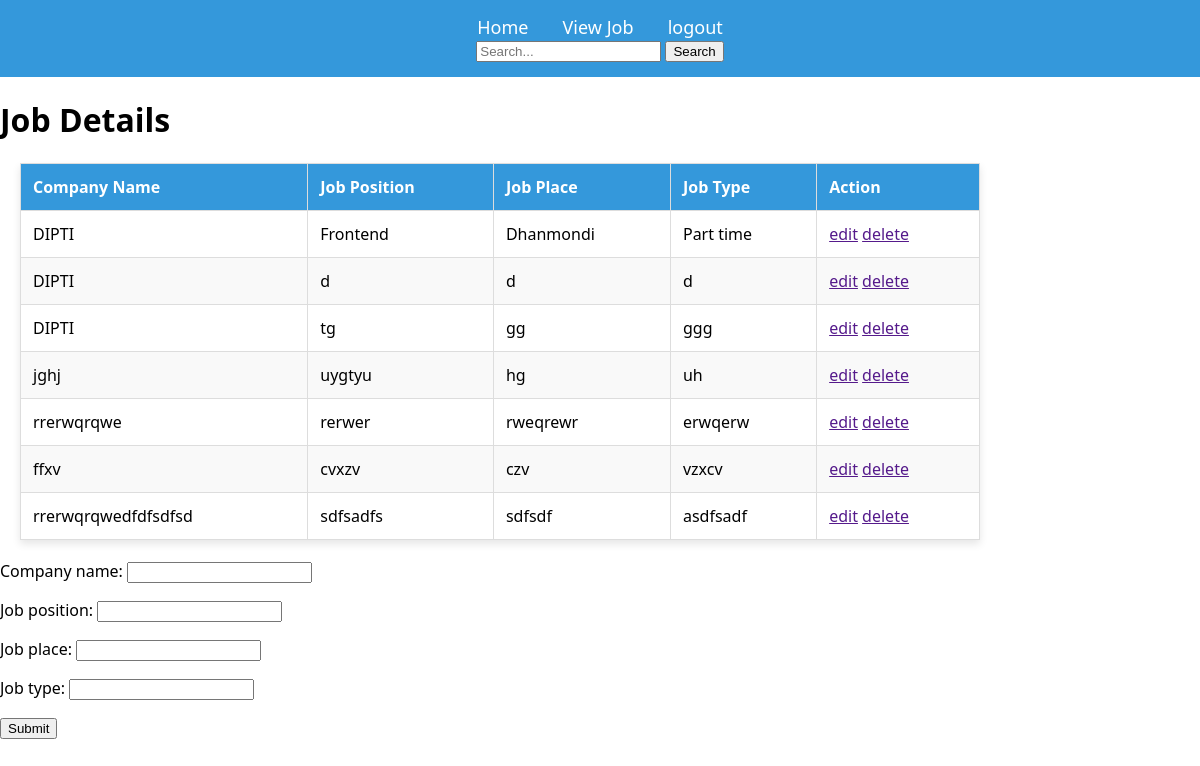
Screenshot of /viewjobPage/ with the database file from the repository.
### myApp/models.py (models this page shows, shortened)
class JobModel(models.Model):
    company_name=models.CharField(max_length=100)
    job_position=models.CharField(max_length=100)
    job_place=models.CharField(max_length=100)
    job_type=models.CharField(max_length=100)

### myApp/views.py (the view)
# urls.py: path('viewjobPage/',viewjobPage,name="viewjobPage"),
def viewjobPage(request):
    job=JobModel.objects.all()
    if request.method == "POST":
        form=jobForm(request.POST)
        if form.is_valid():
            form.save()
            return redirect("viewjobPage")
    else:
        form=jobForm()
    return render(request,'viewjobPage.html',{'job':job,'form':form})

### myProject/forms.py
class jobForm(forms.ModelForm):
    class Meta:
        model=JobModel
        fields=['company_name','job_position','job_place','job_type']
        lables={
            'company_name':'Enter your company_name',
            'job_position':'Enter your job_position',
            'job_place':'Enter your job_place',
            'job_type':'Enter your job_type',
        }

### templates/viewjobPage.html (shortened to what this page needs)
<!DOCTYPE html>
<html lang="en">
<head>
</head>
<body>
{% extends 'base.html' %}
{% block content %}
<h1>Job Details</h1>
  <table>
    <thead>
      <tr>
        <th>Company Name</th>
        <th>Job Position</th>
        <th>Job Place</th>
        <th>Job Type</th>
        <th>Action</th>
      </tr>
    </thead>
    <tbody>
      {% for i in job %}
      <tr>
        <td>{{i.company_name}}</td>
        <td>{{i.job_position}}</td>
        <td>{{i.job_place}}</td>
        <td>{{i.job_type}}</td>
        <td>
          <a href="">edit</a>
          <a href="">delete</a>
        </td>
      </tr>
      {% endfor %}
    </tbody>
  </table>
  <div class="container">
    <form action="{% url 'jobAdd' %}" method="POST">
        {{form.as_p}}
        <button type="submit">Submit</button>
    </form>
</div>
{% endblock %}

### templates/base.html (shortened to what this page needs)
<!DOCTYPE html>
<html lang="en">
<head>
</head>
<body>
    {% include 'navbar.html' %}
    {% block content %}
    {% endblock content %}
</body>
</html>

### templates/navbar.html
<nav>
    <a class="active" href="{% url 'dashboard' %}">Home</a>
    <a class="active" href="{% url 'viewjobPage' %}">View Job</a>
    <a href="{% url 'logoutPage' %}">logout</a>
    <div id="search-div">
      <form action="{% url 'search' %}" method="GET">
        <input type="text" name="q" placeholder="Search...">
        <button type="submit">Search</button>
      </form>
    </div>
  </nav>

### templates/viewjobPage.html (style rules this page uses)
table { border-collapse: collapse; width: 80%; margin: 20px; box-shadow: 0 4px 8px rgba(0, 0, 0, 0.1); background-color: white; }
th, td { border: 1px solid #dddddd; padding: 12px; text-align: left; }
th { background-color: #3498db; color: white; }
tr:nth-child(even) { background-color: #f9f9f9; }

### templates/base.html (style rules this page uses)
body { margin: 0; padding: 0; font-family: 'Segoe UI', Tahoma, Geneva, Verdana, sans-serif; }
nav { background-color: #3498db; color: white; padding: 15px 20px; text-align: center; }
nav a { text-decoration: none; color: white; margin: 0 15px; font-size: 18px; transition: color 0.3s ease-in-out; }

### rows the page displays
JobModel: company_name "DIPTI", job_position "Frontend", job_place "Dhanmondi", job_type "Part time"
JobModel: company_name "DIPTI", job_position "d", job_place "d", job_type "d"
JobModel: company_name "DIPTI", job_position "tg", job_place "gg", job_type "ggg"
JobModel: company_name "jghj", job_position "uygtyu", job_place "hg", job_type "uh"
JobModel: company_name "rrerwqrqwe", job_position "rerwer", job_place "rweqrewr", job_type "erwqerw"
JobModel: company_name "ffxv", job_position "cvxzv", job_place "czv", job_type "vzxcv"
JobModel: company_name "rrerwqrqwedfdfsdfsd", job_position "sdfsadfs", job_place "sdfsdf", job_type "asdfsadf"
